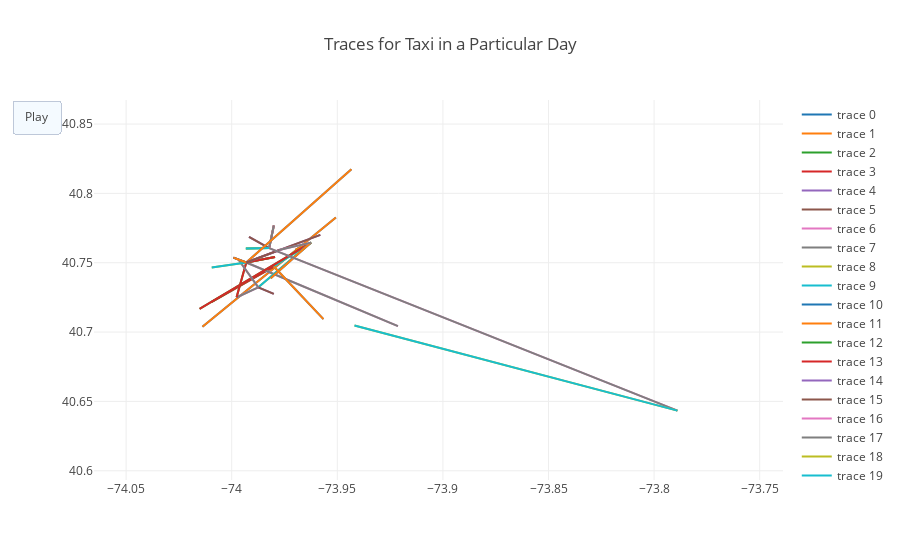

Notebook code for this chart:
### Code cell
init_notebook_mode(connected=True)

long = []
lat = []
lat_list = []
lon_list = []
traces = testcases[1]['traces']
for i in range(len(traces)):
    src = findzip.by_zipcode(traces[i]['start_position'])
    dst = findzip.by_zipcode(traces[i]['destination'])
    long.append({'src':src['Longitude'], 'dst': dst['Longitude']})
    lat.append({'src':src['Latitude'], 'dst': dst['Latitude']})
    lat_list.append(src['Latitude'])
    lat_list.append(dst['Latitude'])
    lon_list.append(src['Longitude'])
    lon_list.append(dst['Longitude'])

data = []
frames = []
for i in range(len(lat)):
    x = []
    y = []
    xx = []
    yy = []
    s = []
    new_point = True
    N=5
    if long[i]['src'] == long[i]['dst'] or lat[i]['src'] == lat[i]['dst']:
        x = np.linspace(long[i]['src'], long[i]['dst'], 100)
        y = np.linspace(lat[i]['src'], lat[i]['dst'], 100)

        xx=np.linspace(long[i]['src'], long[i]['dst'],N)
        yy = np.linspace(lat[i]['src'], lat[i]['dst'], 100)
    else:
        x = np.linspace(long[i]['src'], long[i]['dst'], 100)
        m = (lat[i]['src'] - lat[i]['dst'])/(long[i]['src']-long[i]['dst'])
        y = m*(x-long[i]['dst']) + lat[i]['dst']

        xx=np.linspace(long[i]['src'], long[i]['dst'],N)
        yy = m*(xx - long[i]['dst']) + lat[i]['dst']


    data.append(dict(x=x, y=y, 
               mode='lines', 
               line=dict(width=2)
              ))
    data.append(dict(x=x, y=y, 
               mode='lines', 
               line=dict(width=2)
              ))

    color = ''
    for k in range(N):
        if new_point:
            r = lambda: randint(0,255)
            color = '#%02X%02X%02X' % (r(),r(),r())
            new_point = False
        frames.append(dict(data=[dict(x=[xx[k]], 
                            y=[yy[k]], 
                            mode='markers', 
                            marker=dict(color=color, size=15)
                            )
                      ])) 
lat_min = np.min(lat_list) - 0.05 #40.65
lat_max = np.max(lat_list) + 0.05 #40.85
lon_min = np.min(lon_list) - 0.05 #-74.1
lon_max = np.max(lon_list) + 0.05 #-73.8
layout=dict(xaxis=dict(range=[lon_min, lon_max], autorange=False, zeroline=False),
            yaxis=dict(range=[lat_min, lat_max], autorange=False, zeroline=False),
            title='Traces for Taxi in a Particular Day', hovermode='closest',
            updatemenus= [{'type': 'buttons',
                           'buttons': [{'label': 'Play',
                                        'method': 'animate',
                                        'args': [None]}]}])

figure1=dict(data=data, layout=layout,  frames=frames)          
iplot(figure1, 'points_changing_size'+str(time.time()))
